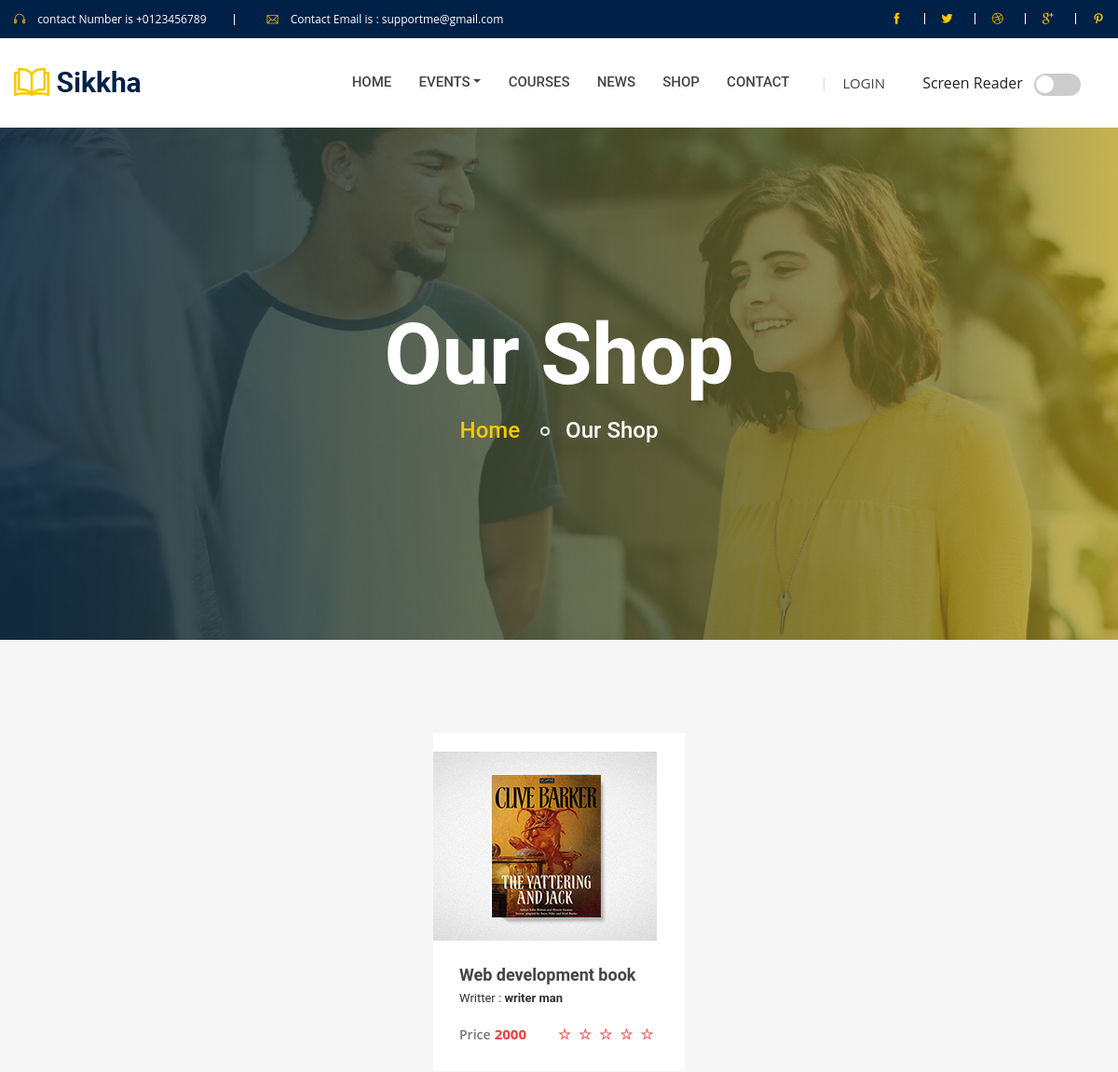
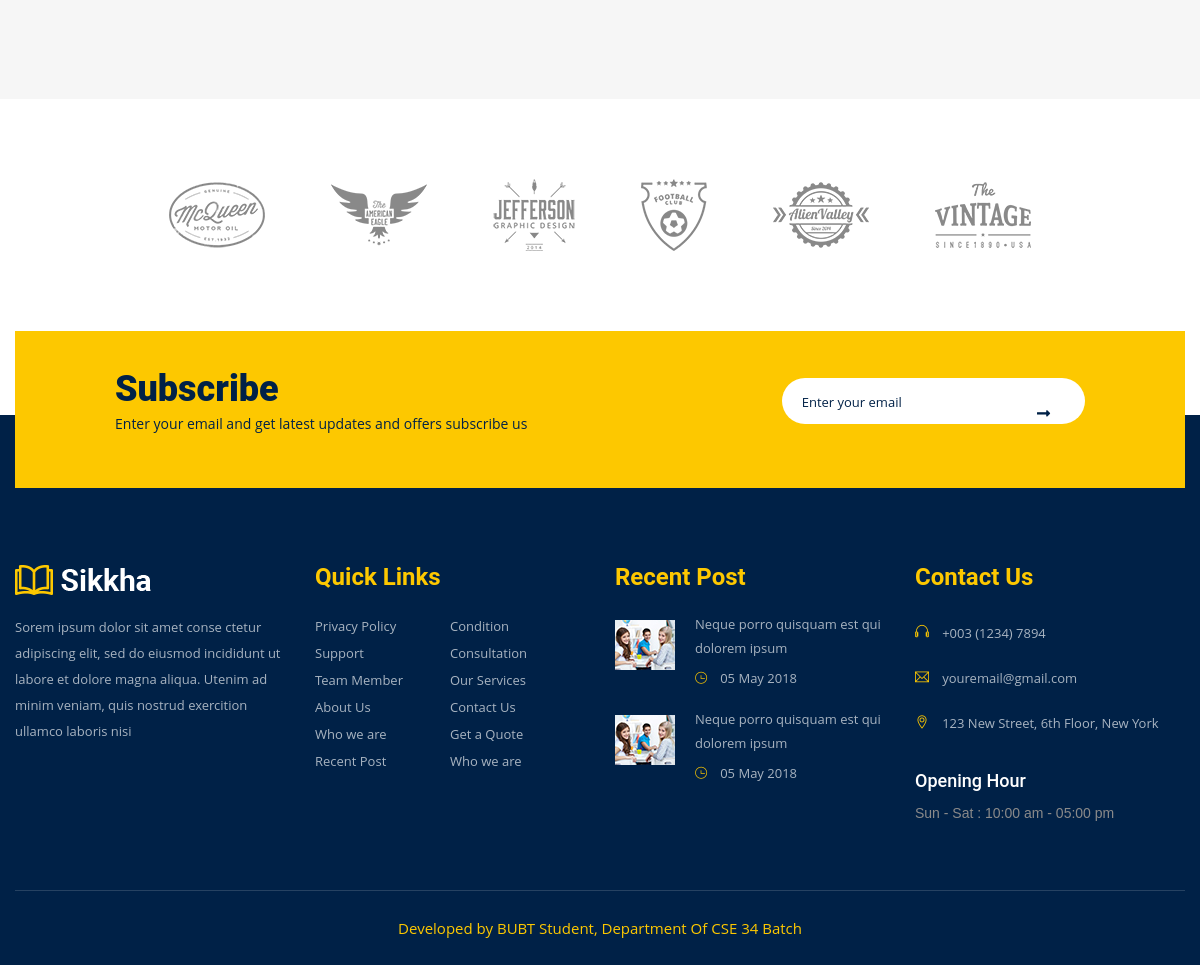
Page /shop-shikkha/ on the committed database (2 pictures, top to bottom).
### myapp/models.py (models this page shows, shortened)
class G_shop(models.Model):
    img = models.ImageField(upload_to='bookShop')
    book_name = models.CharField(max_length=1000)
    writer = models.CharField(max_length=1000)
    price = models.CharField(max_length=1000)

### myapp/views.py (the view, shortened to what this page needs)
# urls.py: path('shop-shikkha/',views.shop,name='shop'),
def shop(request):
    return render(request, 'shop_pages.html',context={'shop_data': G_shop_data})

### templates/shop_pages.html
{% extends 'base.html' %}
{% block body_content %}
{% load static %}
    <div class="slider-area">
        <div class="pages-title">
            <div class="single-slider slider-height slider-height-breadcrumb d-flex align-items-center" style="background-image: url({% static 'img/bg/others_bg.jpg' %});">
                <div class="container">
                    <div class="row">
                        <div class="col-xl-12">
                            <div class="slider-content slider-content-breadcrumb text-center">
                                <h1 class="white-color f-700">Our Shop</h1>
                                <nav class="text-center" aria-label="breadcrumb">
                                    <ol class="breadcrumb justify-content-center">
                                        <li class="breadcrumb-item"><a href="#">Home</a></li>
                                        <li class="breadcrumb-item active" aria-current="page">Our Shop</li>
                                    </ol>
                                </nav>
                            </div>
                        </div>
                    </div>
                </div>
            </div>
        </div>
    </div>
    <div class="shop-area gray-bg pt-100 pb-70">
        <div class="container">
            <div class="shop-list">
                <div class="row shop-active">
                    {% for data in shop_data %}
                    <div class="col-xl-12">
                        <div class="shop-inner mb-30 white-bg">
                            <div class="shop-thumb">
                                <a href="{% url 'shop' %}"><img src="{{ data.img.url }}" alt=""></a>
                            </div>
                            <div class="book-inner-content">
                                <div class="sohop-heading mb-20">
                                    <h1 class="shop-book-name"><a href="{% url 'shop' %}">{{ data.book_name }}</a></h1>
                                    <h2 class="book-writter">Writter : <span class="f-700">{{ data.writer }}</span></h2>
                                </div>
                                <div class="shop-inner-details d-flex">
                                    <div class="book-price">
                                        <span class="price">Price</span>
                                        <span class="user-number">{{ data.price }}</span>
                                    </div>
                                    <div class="book-ratings text-right">
                                        <ul>
                                            <li><span class="ti-star"></span></li>
                                            <li><span class="ti-star"></span></li>
                                            <li><span class="ti-star"></span></li>
                                            <li><span class="ti-star"></span></li>
                                            <li><span class="ti-star"></span></li>
                                        </ul>
                                    </div>
                                </div>
                            </div>
                        </div>
                    </div>
                    {% endfor %}
                </div>
            </div>
        </div>
    </div>
{% endblock body_content %}

### static/css/default.css (style rules this page uses)
.mb-20 { margin-bottom: 20px; }
.mb-30 { margin-bottom: 30px; }
.pt-100 { padding-top: 100px; }
.pb-70 { padding-bottom: 70px; }
.f-700 { font-weight: 700; }
.gray-bg { background: #f6f6f6; }
.white-bg { background: #fff; }
.white-color { color: #fff; }

### static/css/style.css (style rules this page uses)
body { font-family: 'Open Sans', sans-serif; font-weight: normal; font-style: normal; }
a, button { transition: all 0.3s ease-out 0s; cursor: pointer; }
a, button { color: #1696e7; outline: medium none; }
h1, h2, h3, h4, h5, h6 { font-family: 'Roboto', sans-serif; font-weight: normal; color: #313131; margin-top: 0px; font-style: normal; font-weight: 400; }
h1 a, h2 a, h3 a, h4 a, h5 a, h6 a { color: inherit; font-family: 'Roboto', sans-serif; }
h1 { font-size: 20px; font-weight: 500; }
h2 { font-size: 35px; }
ul { margin: 0px; padding: 0px; }
li { list-style: none }
*::placeholder { color: #555555; font-size: 14px; opacity: 1; }
.breadcrumb > .active { color: #888; }
.single-slider { background-size: cover; background-position: center center; }
.slider-height { min-height: 800px; }
.slider-content h1 { font-size: 60px; }
.slider-height-breadcrumb { min-height: 600px; }
.slider-content nav ol { background: 0; padding: 0; }
.slider-content nav ol li { font-size: 24px; color: #fdc800; font-weight: 500; font-family: 'Roboto', sans-serif; }
.slider-content nav ol li.breadcrumb-item.active { color: #fff; }
.slider-content nav ol li.breadcrumb-item a { color: #fdc800; }
.slider-content nav ol .breadcrumb-item + .breadcrumb-item::before { display: inline-block; padding-right: 0; padding-left: 0; color: #6c757d; content: ""; height: 10px; width: 10px; border: 2px solid #fff; border-radius: 50%; vertical-align: middle; margin-left: 22px; margin-right: 17px; }
.slider-content-breadcrumb h1 { font-size: 90px; }
.shop-area { background-size: cover; }
.shop-thumb img { width: 100%; }
.shop-thumb { padding-top: 20px; padding-right: 30px; }
.shop-book-name { font-size: 18px; font-weight: 700; color: #444444; margin: 0; line-height: 1; }
.book-inner-content { padding: 28px 0px 28px 28px; }
.book-writter { font-size: 13px; line-height: 1; margin: 0; margin-top: 9px; }
.book-ratings ul li { display: inline-block; font-size: 14px; color: #f6393e; margin-left: 4px; }
.book-ratings ul { margin-left: 30px; }
.book-price .price { font-size: 14px; color: #777777; font-weight: 600; }
.book-price .user-number { font-size: 15px; color: #f6393e; font-weight: 700; }

### static/css/responsive.css (style rules this page uses)
@media (min-width: 1200px) and (max-width: 1500px) { .slider-height { min-height: 508px; } }
@media (min-width: 992px) and (max-width: 1200px) { .slider-height { min-height: 550px; } }

### rows in the picture
G_shop: img (picture), book_name "Web development book", writer "writer man", price "2000"
